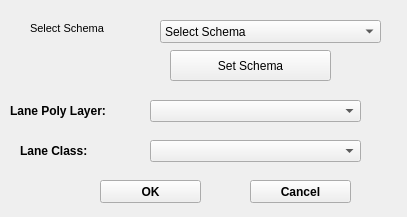
<?xml version="1.0" encoding="UTF-8"?>
<ui version="4.0">
 <class>MultiFeatureInformationUpdateDialogBase</class>
 <widget class="QDialog" name="MultiFeatureInformationUpdateDialogBase">
  <property name="geometry">
   <rect>
    <x>0</x>
    <y>0</y>
    <width>407</width>
    <height>217</height>
   </rect>
  </property>
  <property name="windowTitle">
   <string>Multi Feature Information Update</string>
  </property>
  <widget class="QStackedWidget" name="stackedWidget">
   <property name="geometry">
    <rect>
     <x>0</x>
     <y>100</y>
     <width>404</width>
     <height>321</height>
    </rect>
   </property>
   <property name="mouseTracking">
    <bool>false</bool>
   </property>
   <property name="currentIndex">
    <number>1</number>
   </property>
   <widget class="QWidget" name="page">
    <layout class="QGridLayout" name="gridLayout">
     <item row="0" column="0">
      <widget class="QLabel" name="labHost">
       <property name="font">
        <font>
         <pointsize>9</pointsize>
         <weight>75</weight>
         <bold>true</bold>
        </font>
       </property>
       <property name="text">
        <string>Host</string>
       </property>
      </widget>
     </item>
     <item row="0" column="1">
      <widget class="QLineEdit" name="txtHost">
       <property name="placeholderText">
        <string>Host</string>
       </property>
       <property name="clearButtonEnabled">
        <bool>true</bool>
       </property>
      </widget>
     </item>
     <item row="1" column="0">
      <widget class="QLabel" name="labPort">
       <property name="font">
        <font>
         <pointsize>9</pointsize>
         <weight>75</weight>
         <bold>true</bold>
        </font>
       </property>
       <property name="text">
        <string>Port</string>
       </property>
      </widget>
     </item>
     <item row="1" column="1">
      <widget class="QLineEdit" name="txtPort">
       <property name="inputMethodHints">
        <set>Qt::ImhDigitsOnly</set>
       </property>
       <property name="cursorPosition">
        <number>0</number>
       </property>
       <property name="placeholderText">
        <string>Port Number</string>
       </property>
       <property name="clearButtonEnabled">
        <bool>true</bool>
       </property>
      </widget>
     </item>
     <item row="2" column="0">
      <widget class="QLabel" name="labDatabase">
       <property name="font">
        <font>
         <pointsize>9</pointsize>
         <weight>75</weight>
         <bold>true</bold>
        </font>
       </property>
       <property name="text">
        <string>Database</string>
       </property>
      </widget>
     </item>
     <item row="2" column="1">
      <widget class="QLineEdit" name="txtDatabaseName">
       <property name="inputMethodHints">
        <set>Qt::ImhNone</set>
       </property>
       <property name="placeholderText">
        <string>Database Name</string>
       </property>
       <property name="clearButtonEnabled">
        <bool>true</bool>
       </property>
      </widget>
     </item>
     <item row="3" column="0">
      <widget class="QLabel" name="labUsername">
       <property name="font">
        <font>
         <pointsize>9</pointsize>
         <weight>75</weight>
         <bold>true</bold>
        </font>
       </property>
       <property name="text">
        <string>Username</string>
       </property>
      </widget>
     </item>
     <item row="3" column="1">
      <widget class="QLineEdit" name="txtUsername">
       <property name="placeholderText">
        <string>Username</string>
       </property>
       <property name="clearButtonEnabled">
        <bool>true</bool>
       </property>
      </widget>
     </item>
     <item row="4" column="0">
      <widget class="QLabel" name="labPassword">
       <property name="font">
        <font>
         <pointsize>9</pointsize>
         <weight>75</weight>
         <bold>true</bold>
        </font>
       </property>
       <property name="text">
        <string>Password</string>
       </property>
      </widget>
     </item>
     <item row="4" column="1">
      <widget class="QLineEdit" name="txtPassword">
       <property name="inputMethodHints">
        <set>Qt::ImhHiddenText|Qt::ImhNoAutoUppercase|Qt::ImhNoPredictiveText|Qt::ImhSensitiveData</set>
       </property>
       <property name="echoMode">
        <enum>QLineEdit::Password</enum>
       </property>
       <property name="placeholderText">
        <string>Password</string>
       </property>
       <property name="clearButtonEnabled">
        <bool>true</bool>
       </property>
      </widget>
     </item>
     <item row="5" column="1">
      <widget class="QPushButton" name="btnConnect">
       <property name="font">
        <font>
         <pointsize>10</pointsize>
         <weight>75</weight>
         <bold>true</bold>
        </font>
       </property>
       <property name="text">
        <string>CONNECT</string>
       </property>
      </widget>
     </item>
    </layout>
   </widget>
   <widget class="QWidget" name="page_2">
    <widget class="QPushButton" name="pb2">
     <property name="geometry">
      <rect>
       <x>250</x>
       <y>80</y>
       <width>101</width>
       <height>23</height>
      </rect>
     </property>
     <property name="font">
      <font>
       <weight>75</weight>
       <bold>true</bold>
      </font>
     </property>
     <property name="text">
      <string>Cancel</string>
     </property>
    </widget>
    <widget class="QComboBox" name="cb1">
     <property name="geometry">
      <rect>
       <x>150</x>
       <y>40</y>
       <width>211</width>
       <height>22</height>
      </rect>
     </property>
    </widget>
    <widget class="QLabel" name="lb1">
     <property name="geometry">
      <rect>
       <x>20</x>
       <y>40</y>
       <width>111</width>
       <height>21</height>
      </rect>
     </property>
     <property name="font">
      <font>
       <pointsize>9</pointsize>
       <weight>75</weight>
       <bold>true</bold>
      </font>
     </property>
     <property name="text">
      <string>Lane Class:</string>
     </property>
    </widget>
    <widget class="QLabel" name="lb2">
     <property name="geometry">
      <rect>
       <x>10</x>
       <y>0</y>
       <width>141</width>
       <height>21</height>
      </rect>
     </property>
     <property name="font">
      <font>
       <pointsize>9</pointsize>
       <weight>75</weight>
       <bold>true</bold>
      </font>
     </property>
     <property name="text">
      <string>Lane Poly Layer:</string>
     </property>
    </widget>
    <widget class="QComboBox" name="cb2">
     <property name="geometry">
      <rect>
       <x>150</x>
       <y>0</y>
       <width>211</width>
       <height>22</height>
      </rect>
     </property>
    </widget>
    <widget class="QPushButton" name="pb1">
     <property name="geometry">
      <rect>
       <x>100</x>
       <y>80</y>
       <width>101</width>
       <height>23</height>
      </rect>
     </property>
     <property name="font">
      <font>
       <weight>75</weight>
       <bold>true</bold>
      </font>
     </property>
     <property name="text">
      <string>OK</string>
     </property>
    </widget>
   </widget>
  </widget>
  <widget class="QPushButton" name="Set_Schema">
   <property name="geometry">
    <rect>
     <x>170</x>
     <y>50</y>
     <width>161</width>
     <height>31</height>
    </rect>
   </property>
   <property name="text">
    <string>Set Schema</string>
   </property>
  </widget>
  <widget class="QComboBox" name="cb">
   <property name="geometry">
    <rect>
     <x>160</x>
     <y>20</y>
     <width>221</width>
     <height>23</height>
    </rect>
   </property>
   <item>
    <property name="text">
     <string>Select Schema</string>
    </property>
   </item>
  </widget>
  <widget class="QLabel" name="label_7">
   <property name="geometry">
    <rect>
     <x>30</x>
     <y>20</y>
     <width>91</width>
     <height>17</height>
    </rect>
   </property>
   <property name="font">
    <font>
     <family>MS Shell Dlg 2</family>
     <pointsize>8</pointsize>
     <weight>9</weight>
     <italic>false</italic>
     <bold>false</bold>
    </font>
   </property>
   <property name="styleSheet">
    <string notr="true">font: 75 8pt &quot;MS Shell Dlg 2&quot;;
font: 75 8pt &quot;MS Shell Dlg 2&quot;;</string>
   </property>
   <property name="text">
    <string>Select Schema</string>
   </property>
  </widget>
 </widget>
 <resources/>
 <connections/>
</ui>
